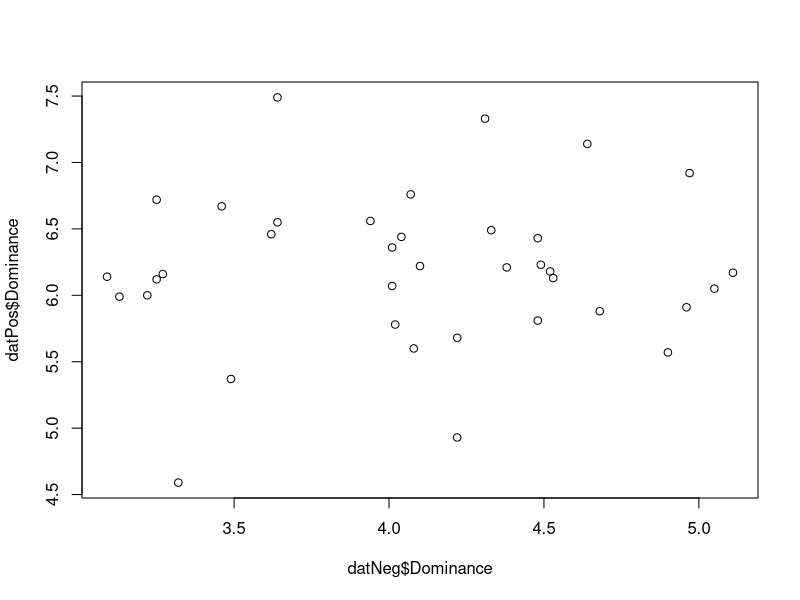

The R script that drew this image:
## IAPS analysis

setwd()

dat <- read.csv2('IAPS_US.csv', header = TRUE, sep = ';')

datNeg <- dat[dat$val == "neg",]
datPos <- dat[dat$val == "pos",]


## test valence
t.test(datNeg$Pleasure, datPos$Pleasure, paired = FALSE, var.equal = TRUE)

## test arousal
t.test(datNeg$Arousal, datPos$Arousal, paired = FALSE, var.equal = TRUE)

## test dominance
t.test(datNeg$Dominance, datPos$Dominance, paired = FALSE, var.equal = TRUE)
plot(datNeg$Dominance, datPos$Dominance)